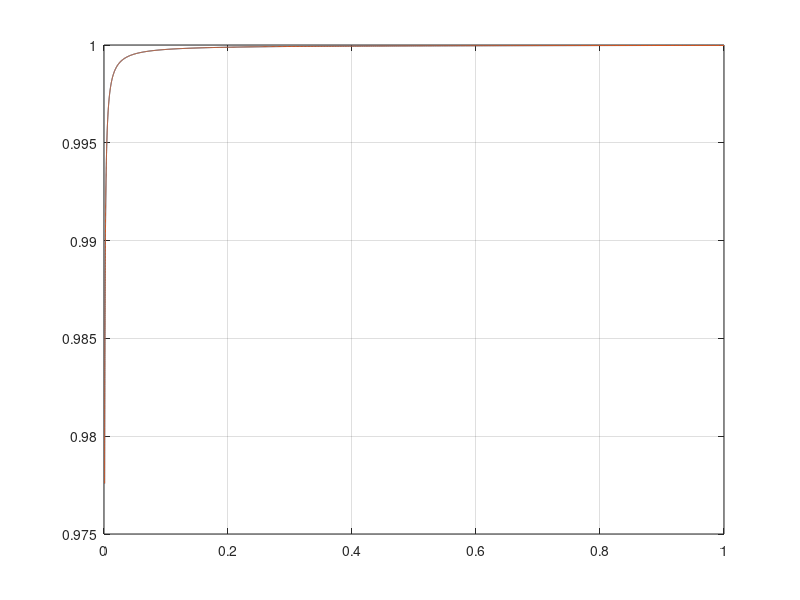
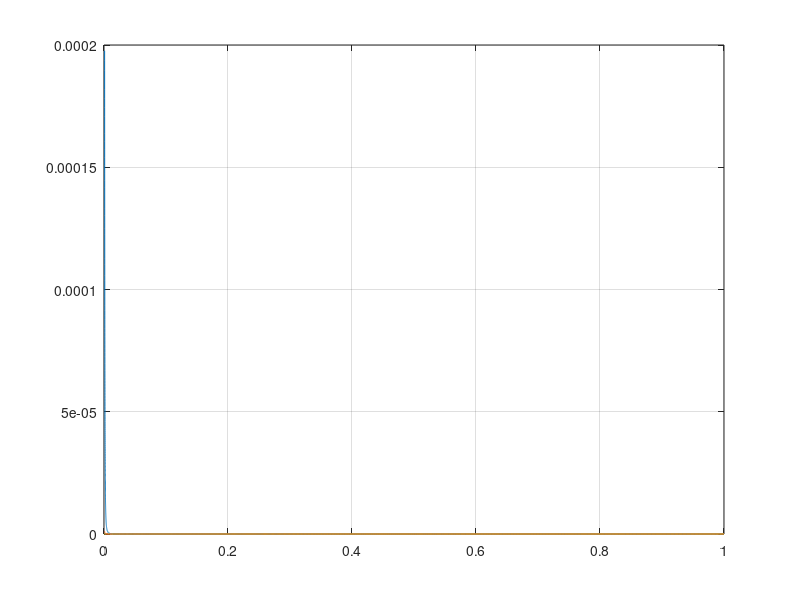

Reproduce these figures in MATLAB, in order.
clc
close all
clearvars

N = 1000;

% tau = linspace(1e-4,1,N)';
tau = logspace(-3,0,N)'; % from 1ms to 1s of Attack/Release Time
fs = 44.1e3;

x = -1./(tau.*fs);

y = exp(x);

y2 = 1 + x + x.^2/prod(1:2);
y3 = 1 + x + x.^2/prod(1:2) + x.^3/prod(1:3);
y4 = 1 + x + x.^2/prod(1:2) + x.^3/prod(1:3) + x.^4/prod(1:4);

figure
plot(tau,y,tau,y2)
grid on;

figure
plot(tau,100*abs(y-y2)./y,tau,100*abs(y-y3)./y,tau,100*abs(y-y4)./y)
grid on
